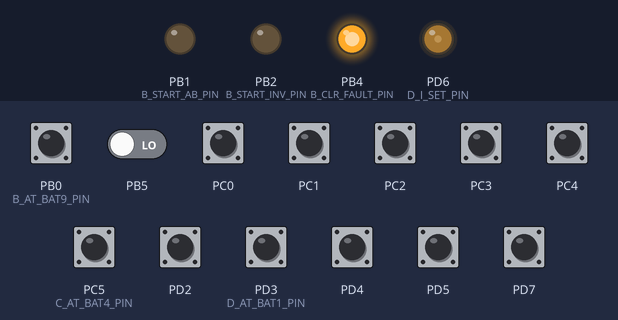
This program was run on a simulated ATmega328P, built with avr-gcc and emulated at 16 MHz. On the bench: output pins drawn as LEDs (lit = HIGH). Inputs (shaded band) come from the test bench; at power-on: PB0 (B_AT_BAT9_PIN), PC0–4, PC5 (C_AT_BAT4_PIN), PD2, PD3 (D_AT_BAT1_PIN), PD4, PD5, PD7 HIGH, PB5 LOW. What the program prints to the serial monitor is not drawn.

Above: at 2.8 s.
2.9 s: PB5 driven HIGH
4.8 s: PC0 pulled LOW for 0.15 s
9.5 s: PC2 pulled LOW for 0.15 s
11.1 s: PC3 pulled LOW for 0.15 s
Timing chart, 0 to 14.1 s (numbered marks = the images above; inputs shaded):
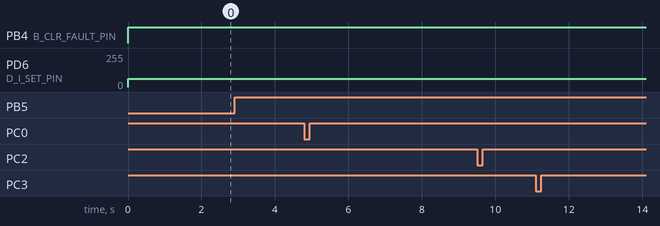

The program:

main.c
```c
/*
 * PeripheralController.c
 *
 * Created: 16.05.2022 11:04:27
 * Author : Kirill Ivanychev
 * (c) NNTU, 2022
 */

#include <avr/io.h>
#include <avr/interrupt.h>
#include <string.h>

//---------------------------------------------------------------------------------------
// CONSTANT DEFINITIONS
//---------------------------------------------------------------------------------------


#define FOSC                16000000            // MCU Clock Speed
#define UART_BR             19200
#define UART0_UBRR          FOSC/16/UART_BR-1


// Pins on PortB
#define B_AT_BAT9_PIN           0
#define B_START_AB_PIN          1
#define B_START_INV_PIN         2
#define B_CLR_FAULT_PIN         4
#define B_FAULT_PIN             5


// Pins on PortC
#define C_AT_BAT4_PIN           5
#define C_AT_BAT6_PIN           4
#define C_AT_BAT8_PIN           3
#define C_AT_BAT10_PIN          2
#define C_AT_BAT11_PIN          1
#define C_AT_BAT12_PIN          0


// Pins on PortD
#define D_TXD0                  1
#define D_AT_BAT1_PIN           3
#define D_AT_BAT2_PIN           2
#define D_AT_BAT3_PIN           4
#define D_AT_BAT5_PIN           5
#define D_AT_BAT7_PIN           7
#define D_I_SET_PIN             6

// UART message data length
#define DATA_LEN_IN             2
#define DATA_LEN_OUT            2

// Index pf the parameter code in the received message
#define PARAM_CODE_IND          0
#define PARAM_VALUE_IND         1

#define I_SET_INITIAL_LEVEL     0x3F

#define START                   1
#define STOP                    0

// Symbols pf the preamble
#define UART_PRE0   'P'
#define UART_PRE1   'R'
#define UART_PRE2   'E'

//---------------------------------------------------------------------------------------
//      MACROS
//---------------------------------------------------------------------------------------

// Fault ON -> 0, Fault Off -> 1
#define ClearFault_ON()     PORTB &= (0xFF - (1 << B_CLR_FAULT_PIN) )
#define ClearFault_OFF()    PORTB |= (1 << B_CLR_FAULT_PIN)

#define StartInv_ON()       PORTB |= (1 << B_START_INV_PIN)
#define StartInv_OFF()      PORTB &= (0xFF - (1 << B_START_INV_PIN) )

#define StartAB_ON()        PORTB |= (1 << B_START_AB_PIN)
#define StartAB_OFF()       PORTB &= (0xFF - (1 << B_START_AB_PIN) )

#define I_set(level)        OCR0A = level

//---------------------------------------------------------------------------------------
//      TYPE DEFINITIONS
//---------------------------------------------------------------------------------------

typedef enum {
    UART_GET_PREAMBLE,
    UART_GET_DATA
} UART_state_t;

// Codes for parameters coming from Main module
typedef enum {
    PARAM_ClearFault,
    PARAM_StartInv_ON,
    PARAM_StartInv_OFF,
    PARAM_StartAB_ON,
    PARAM_StartAB_OFF,
    PARAM_Iset
} PARAM_code_t;


//---------------------------------------------------------------------------------------
//      LOCAL VARIABLES
//---------------------------------------------------------------------------------------

//Preamble for sent/received data over UART
unsigned char preamble[] = { UART_PRE0, UART_PRE1 };
unsigned char data_buffer_in[DATA_LEN_IN];
unsigned char data_buffer_out[DATA_LEN_OUT];

// Flag is set on ClearFault command reception. It is intended for starting ClearFault signal via Timer1
unsigned char f_clear_fault = STOP;

//---------------------------------------------------------------------------------------
//      FUNCTION PROTOTYPES
//---------------------------------------------------------------------------------------


//---------------------------------------------------------------------------------------
//      FUNCTION DEFINITIONS
//---------------------------------------------------------------------------------------
/**
 * @brief
 *
 * @param
 * @param
 * @return
 */

/**
 * @brief Initializes timer 0 for Fast PWM mode, 20 kHz
 *
 */
void Timer0_Init(void)
{
    // Set PWM frequency to 62.5 kHz at OC0A
    TCCR0A = (1 << COM0A1) + (1 << WGM01) + (1 << WGM00);

    // Clock is set to 16 MHz
    TCCR0B = (1 << CS00);

    OCR0A = I_SET_INITIAL_LEVEL;
}

/**
 * @brief Initializes timer 1 for handling time features
 *        Interrupts every 10ms
 */
void Timer1_Init(void)
{
    /********************************/
    /* Initialize Timer1            */
    /* Measures time                */
    /* Clock prescaler CKL/256      */
    /* Operation mode: CTC: WGM=0100*/
    /* Interrupt on Compare Match   */
    /********************************/

    TCCR1A = 0;
    TCCR1B = (1 << WGM12) | (1 << CS12);    //CTC mode CLK / 256
    TIMSK1 = (1 << OCIE1A);                 // Ðàçðåøèòü âûçîâ ïðåðûâàíèÿ
    OCR1A = 625;                            // 625 * 16 us = 10 000 us = 10 ms (tick time)
}


/**
 * @brief Initializes UART0 for sending and receiving commands from Main module
 *
 */
void UART0_Init(void)
{
    // Data frame: 8 Data, 1 Stop, No Parity
    UCSR0A = 0x00;

    UCSR0B = (1 << TXEN0) | (1 << RXEN0) | (1 << RXCIE0);
    UCSR0C = (1 << UCSZ01) + (1 << UCSZ00);

    UBRR0H = UART0_UBRR >> 8;
    UBRR0L = UART0_UBRR;
}

/**
 * @brief Sends byte array over UART0
 *
 * @param bytes - byte array for sending to UART0
 * @param len - number of bytes to send
 */
void UART0_SendBytes(unsigned char *bytes, unsigned char len)
{
    unsigned char ind;

    for(ind = 0; ind < len; ++ind)
    {
        // wait for data to be received
        while( !(UCSR0A & (1<<UDRE0)) );

        // send data
        UDR0 = bytes[ind];
    }
}


/**
 * @brief Sends string over UART0
 *
 * @param str - String for sending to UART0
 */
void UART0_SendStr(char *str)
{
    unsigned char ind;

    for(ind = 0; str[ind] != '\0'; ++ind)
    {
        // wait for data to be received
        while( !(UCSR0A & (1<<UDRE0)) );

        // send data
        UDR0 = str[ind];
    }
}


/**
 * @brief Initializes GPIOs for the controller
 *
 */
void GPIO_Init(void)
{
    // Setting output pins for PortB
    DDRB = (1 << B_START_AB_PIN) | (1 << B_START_INV_PIN) | (1 << D_TXD0) | (1 << B_CLR_FAULT_PIN);

    // Setting output pins for PortD
    DDRD = (1 << D_I_SET_PIN);

    // Set pull ups at the input pins
    PORTB = (1 << B_AT_BAT9_PIN);
    PORTC = (1 << C_AT_BAT4_PIN) | (1 << C_AT_BAT6_PIN) | (1 << C_AT_BAT8_PIN) | (1 << C_AT_BAT10_PIN) |
            (1 << C_AT_BAT11_PIN) | (1 << C_AT_BAT12_PIN);
    PORTD = (1 << D_AT_BAT1_PIN) | (1 << D_AT_BAT2_PIN) | (1 << D_AT_BAT3_PIN) | (1 << D_AT_BAT5_PIN) |
            (1 << D_AT_BAT7_PIN);

}


//---------------------------------------------------------------------------------------
// INTERRUPT HANDLERS
//-----------------------------------------------------------------------------------------
/**
 * @brief  Receives commands from Main controller
 *
 */
ISR(USART_RX_vect)
{
    static UART_state_t uart_state = UART_GET_PREAMBLE;
    static short ind = 0;

    // Read byte from UART
    unsigned char c = UDR0;

    if(uart_state == UART_GET_PREAMBLE)
    {
        if( c == preamble[ind])
        {
            ind++;
            if(ind >= sizeof(preamble))
            {
                ind = 0;
                uart_state = UART_GET_DATA;
            }
        }
        else // Not a preamble: Search for preamble again
        {
            ind = 0;
        }

    }
    else if(uart_state == UART_GET_DATA)
    {
        data_buffer_in[ind] = c;
        ind++;

        if(ind >= DATA_LEN_IN)
        {
            PARAM_code_t param_code = (PARAM_code_t)(data_buffer_in[PARAM_CODE_IND]);
            unsigned char param_value = data_buffer_in[PARAM_VALUE_IND];

            // Apply received parameter
            switch(param_code)
            {
                case PARAM_ClearFault:
                    // Start ClearFault pulse generation via Timer1 interrupt handler
                    f_clear_fault = START;
                    break;

                case PARAM_StartInv_ON:
                    StartInv_ON();
                    break;

                case PARAM_StartInv_OFF:
                    StartInv_OFF();
                    break;

                case PARAM_StartAB_ON:
                    StartAB_ON();
                    break;

                case PARAM_StartAB_OFF:
                    StartAB_OFF();
                    break;

                case PARAM_Iset:
                    I_set(param_value);
                    break;

                default:
                    break;
            }

            // Next time Search for the next preamble
            ind = 0;
            uart_state = UART_GET_PREAMBLE;
        }
    }

}


/**
 * @brief Handles time features
 *
 */
ISR(TIMER1_COMPA_vect)
{
    static int cnt = 1;

    if(f_clear_fault == STOP)
    {
        ClearFault_OFF();
    }

    if(f_clear_fault == START)
    {
        cnt--;
        ClearFault_ON();

        if(cnt == 0)
        {
            f_clear_fault = STOP;
            cnt = 1;
        }
    }

}


//---------------------------------------------------------------------------------------
// MAIN
//---------------------------------------------------------------------------------------


int main(void)
{
    GPIO_Init();
    UART0_Init();
    Timer0_Init();
    Timer1_Init();

    // Initialize Clear Fault signal to 1 (OFF)
    ClearFault_OFF();
    StartInv_OFF();
    StartAB_OFF();

    sei();

    while (1)
    {
        unsigned char data0 = 0;
        unsigned char data1 = 0;

        if( (1 << D_AT_BAT1_PIN ) & PIND )
            data0 |= (1 << 0);

        if( (1 << D_AT_BAT2_PIN ) & PIND )
            data0 |= (1 << 1);

        if( (1 << D_AT_BAT3_PIN ) & PIND )
            data0 |= (1 << 2);

        if( (1 << C_AT_BAT4_PIN ) & PINC )
            data0 |= (1 << 3);

        if( (1 << D_AT_BAT5_PIN ) & PIND )
            data0 |= (1 << 4);

        if( (1 << C_AT_BAT6_PIN ) & PINC )
            data0 |= (1 << 5);

        if( (1 << D_AT_BAT7_PIN ) & PIND )
            data0 |= (1 << 6);

        if( (1 << C_AT_BAT8_PIN ) & PINC )
            data0 |= (1 << 7);


        if( (1 << B_AT_BAT9_PIN ) & PINB )
            data1 |= (1 << 0);

        if( (1 << C_AT_BAT10_PIN) & PINC )
            data1 |= (1 << 1);

        if( (1 << C_AT_BAT11_PIN) & PINC )
            data1 |= (1 << 2);

        if( (1 << C_AT_BAT12_PIN) & PINC )
            data1 |= (1 << 3);


        if( (1 << B_FAULT_PIN) & PINB )
            data1 |= (1 << 7);


        data_buffer_out[0] = data0;
        data_buffer_out[1] = data1;

        UART0_SendBytes(preamble, sizeof(preamble));
        UART0_SendBytes(&data_buffer_out[0], DATA_LEN_OUT);
    }
}
```

Measured:
- after the input at 2.9 s, every drawn part: stays the same
- after the input at 4.8 s, every drawn part: stays the same
- after the input at 9.5 s, every drawn part: stays the same
- after the input at 11.1 s, every drawn part: stays the same
